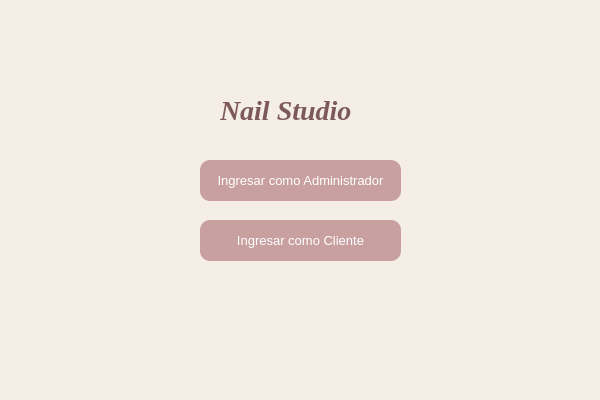
<?xml version="1.0" encoding="UTF-8"?>
<ui version="4.0">
 <class>nailStudioClass</class>
 <widget class="QMainWindow" name="nailStudioClass">
  <property name="geometry">
   <rect>
    <x>0</x>
    <y>0</y>
    <width>600</width>
    <height>400</height>
   </rect>
  </property>
  <property name="font">
   <font>
    <family>Script MT Bold</family>
    <pointsize>12</pointsize>
    <bold>true</bold>
   </font>
  </property>
  <property name="mouseTracking">
   <bool>false</bool>
  </property>
  <property name="windowTitle">
   <string>nailStudio</string>
  </property>
  <property name="styleSheet">
   <string notr="true">background-color: #F5EEE6;</string>
  </property>
  <widget class="QWidget" name="centralWidget">
   <widget class="QLabel" name="Titulo">
    <property name="geometry">
     <rect>
      <x>220</x>
      <y>90</y>
      <width>191</width>
      <height>41</height>
     </rect>
    </property>
    <property name="font">
     <font>
      <family>Georgia</family>
      <pointsize>-1</pointsize>
      <italic>true</italic>
      <bold>true</bold>
     </font>
    </property>
    <property name="styleSheet">
     <string notr="true">
						color: #7D5A5A;
						font-family: Georgia;
						font-size: 28px;
						font-style: italic;
					</string>
    </property>
    <property name="text">
     <string>Nail Studio</string>
    </property>
   </widget>
   <widget class="QPushButton" name="BtnAdm">
    <property name="geometry">
     <rect>
      <x>200</x>
      <y>160</y>
      <width>201</width>
      <height>41</height>
     </rect>
    </property>
    <property name="styleSheet">
     <string notr="true">
						background-color: #C9A0A0;
						color: white;
						border-radius: 10px;
						padding: 8px;
						font-size: 13px;
						font-family: Segoe UI;
					</string>
    </property>
    <property name="text">
     <string>Ingresar como Administrador</string>
    </property>
   </widget>
   <widget class="QPushButton" name="BtnCliente">
    <property name="geometry">
     <rect>
      <x>200</x>
      <y>220</y>
      <width>201</width>
      <height>41</height>
     </rect>
    </property>
    <property name="styleSheet">
     <string notr="true">
						background-color: #C9A0A0;
						color: white;
						border-radius: 10px;
						padding: 8px;
						font-size: 13px;
						font-family: Segoe UI;
					</string>
    </property>
    <property name="text">
     <string>Ingresar como Cliente</string>
    </property>
   </widget>
  </widget>
  <widget class="QStatusBar" name="statusBar"/>
 </widget>
 <layoutdefault spacing="6" margin="11"/>
 <resources/>
 <connections/>
</ui>
